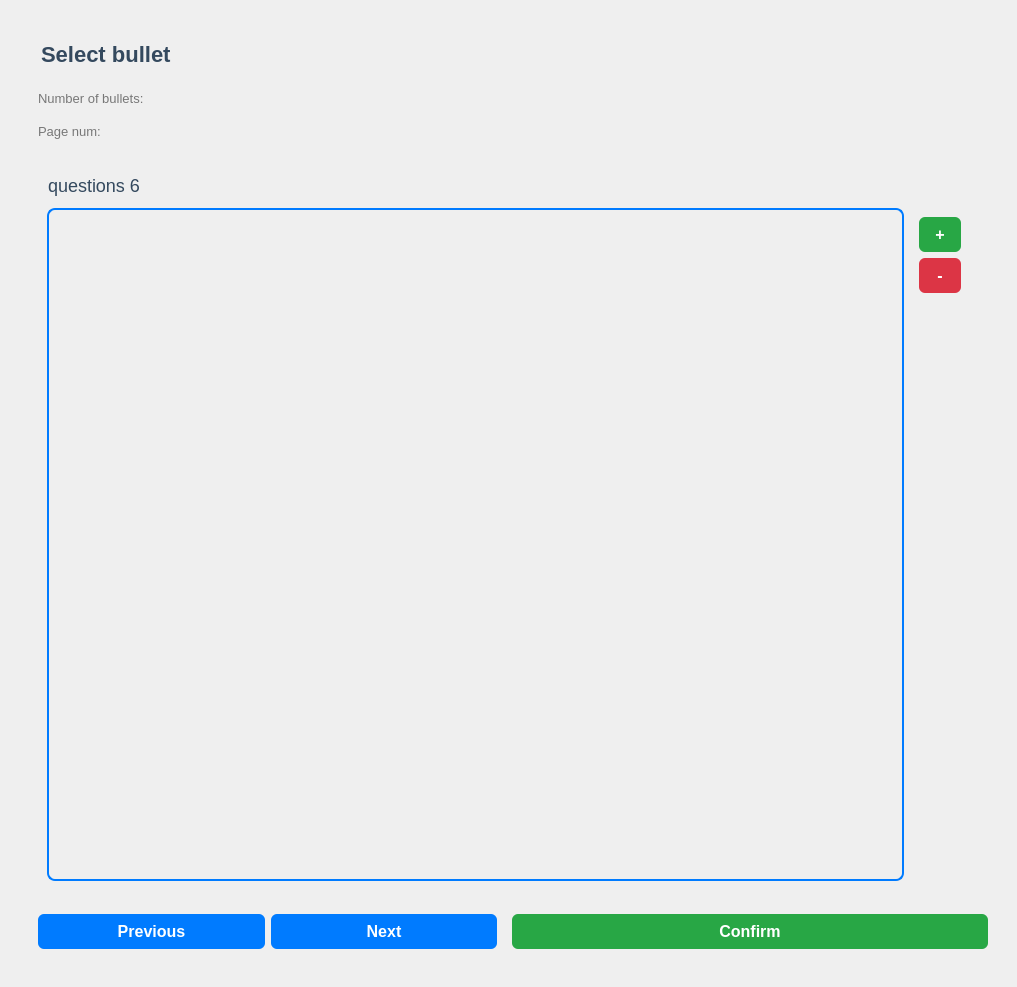
<?xml version="1.0" encoding="UTF-8"?>
<ui version="4.0">
 <class>Form</class>
 <widget class="QWidget" name="Form">
  <property name="geometry">
   <rect>
    <x>0</x>
    <y>0</y>
    <width>1017</width>
    <height>987</height>
   </rect>
  </property>
  <property name="windowTitle">
   <string>Change the questions</string>
  </property>
  <property name="styleSheet">
   <string notr="true">/* Modern Light Theme */

/* Style for QCheckBox */
QCheckBox {
    font-size: 14px;
    color: #2C3E50; /* Slightly darker text for better readability */
    padding: 6px;
}

QCheckBox::indicator {
    width: 20px;
    height: 20px;
    border-radius: 4px;
    border: 1px solid #BDC3C7; /* Light gray border */
    background-color: #ECF0F1; /* Light background color */
}

QCheckBox::indicator:unchecked:hover {
    background-color: #D5DBDB; /* Slightly darker on hover */
}

QCheckBox::indicator:checked {
    background-color: #3498DB; /* Blue color when checked */
    border: none;
}

/* Style for QTabWidget */
QTabWidget::pane {
    border: 1px solid #D6DBDF; /* Light border around the tab content */
    background-color: #FAFAFA; /* Light background */
}

QTabBar::tab {
    background: #F2F3F4; /* Light gray background for tabs */
    border: 1px solid #D6DBDF;
    padding: 8px 20px;
    margin-right: 3px;
    font-size: 14px;
    color: #2C3E50; /* Darker text color for better contrast */
    border-top-left-radius: 6px;
    border-top-right-radius: 6px;
}

QTabBar::tab:selected {
    background: #FFFFFF; /* White background for the selected tab */
    color: #1A5276; /* Darker blue for selected tab text */
    border-bottom-color: transparent; /* Removes the bottom border of the selected tab */
}

QTabBar::tab:hover {
    background: #E5E8E8; /* Light gray on hover */
}

/* Style for QLabel */
QLabel {
    font-size: 18px;

    color: #34495E; /* Darker text color */
    padding: 6px;
    /* background-color: #FFFFFF; /* White background for a clean look */
	background-color: None; 
}
QLabel#bullet_num {
    font-size: 13px;
	color: #777;
}
QLabel#page_num {
    font-size: 13px;
	color: #777;
}
QLabel#instruciton {
    font-size: 22px;
}

QLabel#title {
    font-size: 18px;
    font-weight: bold;
    color: #1C2833; /* Darker, bold title */
    padding: 12px 0;
    background-color: #F7F9F9; /* Slightly off-white background for the title */
}
/* Modern Green Confirm Button */

QPushButton#confirm_btn {
    background-color: #28A745; /* Modern green color */
    color: #FFFFFF; /* White text */
    font-size: 16px;
    padding: 8px 16px;
    border: none;
    border-radius: 6px; /* Rounded corners for a modern look */
    font-weight: bold;
}

QPushButton#confirm_btn:hover {
    background-color: #218838; /* Darker green on hover */
}

QPushButton#confirm_btn:pressed {
    background-color: #1E7E34; /* Even darker green when pressed */
    padding-top: 10px; /* Slightly shifts down when pressed for a tactile effect */
    padding-bottom: 6px; /* Compensates for the shift */
}

QPushButton#confirm_btn:disabled {
    background-color: #A9DFBF; /* Light green when disabled */
    color: #E9ECEF; /* Light gray text */
    border: 1px solid #C3E6CB; /* Light green border when disabled */
}
/* next btn */
/* Modern Blue Next Button */

QPushButton#next_btn,
QPushButton#pre_btn {
    background-color: #007BFF; /* Modern blue color */
    color: #FFFFFF; /* White text */
    font-size: 16px;
    padding: 8px 16px;
    border: none;
    border-radius: 6px; /* Rounded corners for a modern look */
    font-weight: bold;
}

QPushButton#next_btn:hover,
QPushButton#pre_btn:hover{
    background-color: #0069D9; /* Darker blue on hover */
}

QPushButton#next_btn:pressed,
QPushButton#pre_btn:pressed {
    background-color: #0056B3; /* Even darker blue when pressed */
    padding-top: 10px; /* Slightly shifts down when pressed for a tactile effect */
    padding-bottom: 6px; /* Compensates for the shift */
}

QPushButton#next_btn:disabled,
QPushButton#pre_btn:disabled  {
    background-color: #B8DAFF; /* Light blue when disabled */
    color: #E9ECEF; /* Light gray text */
    border: 1px solid #A3C8F0; /* Light blue border when disabled */
}


/* -------------------------------- */
/* Add Button */
QPushButton#add_btn {
    background-color: #28A745; /* Modern green color for add */
    color: #FFFFFF; /* White text */
    font-size: 16px;
    padding: 8px 16px;
    border: none;
    border-radius: 6px; /* Rounded corners */
    font-weight: bold;
}

/* ----------------------------------------*/
/* Add Button */
QPushButton#add_btn_1,
QPushButton#add_btn_2,
QPushButton#add_btn_3,
QPushButton#add_btn_4,
QPushButton#add_btn_5,
QPushButton#add_btn_6,
QPushButton#add_btn_7 {
    background-color: #28A745; /* Modern green color for add */
    color: #FFFFFF; /* White text */
    font-size: 16px;
    padding: 8px 16px;
    border: none;
    border-radius: 6px; /* Rounded corners */
    font-weight: bold;
}

QPushButton#add_btn_1:hover,
QPushButton#add_btn_2:hover,
QPushButton#add_btn_3:hover,
QPushButton#add_btn_4:hover,
QPushButton#add_btn_5:hover,
QPushButton#add_btn_6:hover,
QPushButton#add_btn_7:hover {
    background-color: #218838; /* Darker green on hover */
}

QPushButton#add_btn_1:pressed,
QPushButton#add_btn_2:pressed,
QPushButton#add_btn_3:pressed,
QPushButton#add_btn_4:pressed,
QPushButton#add_btn_5:pressed,
QPushButton#add_btn_6:pressed,
QPushButton#add_btn_7:pressed {
    background-color: #1E7E34; /* Even darker green when pressed */
    padding-top: 10px; /* Simulates button press effect */
    padding-bottom: 6px;
}


/* Remove Button */
QPushButton#remove_btn_1,
QPushButton#remove_btn_2,
QPushButton#remove_btn_3,
QPushButton#remove_btn_4,
QPushButton#remove_btn_5,
QPushButton#remove_btn_6,
QPushButton#remove_btn_7 {
    background-color: #DC3545; /* Modern red color for remove */
    color: #FFFFFF; /* White text */
    font-size: 16px;
    padding: 8px 16px;
    border: none;
    border-radius: 6px; /* Rounded corners */
    font-weight: bold;
}

QPushButton#remove_btn_1:hover,
QPushButton#remove_btn_2:hover,
QPushButton#remove_btn_3:hover,
QPushButton#remove_btn_4:hover,
QPushButton#remove_btn_5:hover,
QPushButton#remove_btn_6:hover,
QPushButton#remove_btn_7:hover {
    background-color: #C82333; /* Darker red on hover */
}

QPushButton#remove_btn_1:pressed,
QPushButton#remove_btn_2:pressed,
QPushButton#remove_btn_3:pressed,
QPushButton#remove_btn_4:pressed,
QPushButton#remove_btn_5:pressed,
QPushButton#remove_btn_6:pressed,
QPushButton#remove_btn_7:pressed {
    background-color: #BD2130; /* Even darker red when pressed */
    padding-top: 10px; /* Simulates button press effect */
    padding-bottom: 6px;
}

QFrame {
    border: none;
    background-color: transparent; /* Optional: If you want a transparent background */
}

QFrame#question_frame_1,
QFrame#question_frame_2,
QFrame#question_frame_3,
QFrame#question_frame_4,
QFrame#question_frame_5,
QFrame#question_frame_6 {
    border: none; /* Removes all borders */
    /* border-bottom: 2px solid #000000; /* Adds a 2px solid blue bottom border */
    background-color: transparent; /* Optional: Set the background color to transparent */
    border-radius: 0px; /* Ensures no rounded corners at the bottom */
}
QListWidget::item:selected:active {
    background-color: white; /* Set highlight color to white during editing */
    color: black; /* Change text color to black for visibility */
}

QListWidget::item:selected {
    background-color: #3B82F6; /* Keep the normal selected item highlight color */
    color: white; /* Normal selected text color */
}

QListWidget {
     border: 2px solid #007BFF; /* Blue border */
     border-radius: 8px;        /* Rounded corners */
     padding: 5px;              /* Inner padding */
     /* background-color: #F0F8FF; /* Light background color */
 }</string>
  </property>
  <layout class="QVBoxLayout" name="verticalLayout_38">
   <item>
    <widget class="QFrame" name="frame">
     <property name="frameShape">
      <enum>QFrame::Shape::StyledPanel</enum>
     </property>
     <property name="frameShadow">
      <enum>QFrame::Shadow::Raised</enum>
     </property>
     <layout class="QVBoxLayout" name="verticalLayout_33">
      <item>
       <widget class="QFrame" name="frame_2">
        <property name="frameShape">
         <enum>QFrame::Shape::StyledPanel</enum>
        </property>
        <property name="frameShadow">
         <enum>QFrame::Shadow::Raised</enum>
        </property>
        <layout class="QVBoxLayout" name="verticalLayout_3">
         <item>
          <widget class="QLabel" name="instruciton">
           <property name="sizePolicy">
            <sizepolicy hsizetype="Preferred" vsizetype="Maximum">
             <horstretch>0</horstretch>
             <verstretch>0</verstretch>
            </sizepolicy>
           </property>
           <property name="minimumSize">
            <size>
             <width>0</width>
             <height>50</height>
            </size>
           </property>
           <property name="baseSize">
            <size>
             <width>0</width>
             <height>100</height>
            </size>
           </property>
           <property name="font">
            <font>
             <pointsize>-1</pointsize>
             <bold>true</bold>
            </font>
           </property>
           <property name="text">
            <string>Select bullet</string>
           </property>
          </widget>
         </item>
         <item>
          <widget class="QLabel" name="bullet_num">
           <property name="font">
            <font>
             <pointsize>-1</pointsize>
             <italic>false</italic>
             <bold>false</bold>
            </font>
           </property>
           <property name="text">
            <string>Number of bullets: </string>
           </property>
          </widget>
         </item>
         <item>
          <widget class="QLabel" name="page_num">
           <property name="text">
            <string>Page num: </string>
           </property>
          </widget>
         </item>
        </layout>
       </widget>
      </item>
      <item>
       <widget class="QStackedWidget" name="stackedWidget">
        <property name="currentIndex">
         <number>5</number>
        </property>
        <widget class="QWidget" name="stack1">
         <layout class="QVBoxLayout" name="verticalLayout_4">
          <item>
           <widget class="QFrame" name="question_frame_1">
            <property name="frameShape">
             <enum>QFrame::Shape::StyledPanel</enum>
            </property>
            <property name="frameShadow">
             <enum>QFrame::Shadow::Raised</enum>
            </property>
            <layout class="QVBoxLayout" name="verticalLayout_8">
             <property name="topMargin">
              <number>0</number>
             </property>
             <property name="bottomMargin">
              <number>0</number>
             </property>
             <item>
              <widget class="QLabel" name="q_title_1">
               <property name="text">
                <string>questions 1 </string>
               </property>
              </widget>
             </item>
             <item>
              <widget class="QFrame" name="frame_1_1">
               <property name="frameShape">
                <enum>QFrame::Shape::StyledPanel</enum>
               </property>
               <property name="frameShadow">
                <enum>QFrame::Shadow::Raised</enum>
               </property>
               <layout class="QHBoxLayout" name="horizontalLayout">
                <property name="topMargin">
                 <number>0</number>
                </property>
                <property name="bottomMargin">
                 <number>0</number>
                </property>
                <item>
                 <widget class="QListWidget" name="q_bullets_1"/>
                </item>
                <item>
                 <widget class="QFrame" name="frame_1_2">
                  <property name="frameShape">
                   <enum>QFrame::Shape::StyledPanel</enum>
                  </property>
                  <property name="frameShadow">
                   <enum>QFrame::Shadow::Raised</enum>
                  </property>
                  <layout class="QVBoxLayout" name="verticalLayout">
                   <item>
                    <widget class="QPushButton" name="add_btn_1">
                     <property name="styleSheet">
                      <string notr="true"/>
                     </property>
                     <property name="text">
                      <string>+</string>
                     </property>
                    </widget>
                   </item>
                   <item>
                    <widget class="QPushButton" name="remove_btn_1">
                     <property name="text">
                      <string>-</string>
                     </property>
                    </widget>
                   </item>
                   <item>
                    <spacer name="verticalSpacer_2">
                     <property name="orientation">
                      <enum>Qt::Orientation::Vertical</enum>
                     </property>
                     <property name="sizeHint" stdset="0">
                      <size>
                       <width>20</width>
                       <height>40</height>
                      </size>
                     </property>
                    </spacer>
                   </item>
                  </layout>
                 </widget>
                </item>
               </layout>
              </widget>
             </item>
            </layout>
           </widget>
          </item>
         </layout>
        </widget>
        <widget class="QWidget" name="stack2">
         <layout class="QVBoxLayout" name="verticalLayout_5">
          <item>
           <widget class="QFrame" name="question_frame_2">
            <property name="frameShape">
             <enum>QFrame::Shape::StyledPanel</enum>
            </property>
            <property name="frameShadow">
             <enum>QFrame::Shadow::Raised</enum>
            </property>
            <layout class="QVBoxLayout" name="verticalLayout_9">
             <property name="topMargin">
              <number>0</number>
             </property>
             <property name="bottomMargin">
              <number>0</number>
             </property>
             <item>
              <widget class="QLabel" name="q_title_2">
               <property name="text">
                <string>questions 2</string>
               </property>
              </widget>
             </item>
             <item>
              <widget class="QFrame" name="frame_2_1">
               <property name="frameShape">
                <enum>QFrame::Shape::StyledPanel</enum>
               </property>
               <property name="frameShadow">
                <enum>QFrame::Shadow::Raised</enum>
               </property>
               <layout class="QHBoxLayout" name="horizontalLayout_4">
                <property name="topMargin">
                 <number>0</number>
                </property>
                <property name="bottomMargin">
                 <number>0</number>
                </property>
                <item>
                 <widget class="QListWidget" name="q_bullets_2"/>
                </item>
                <item>
                 <widget class="QFrame" name="frame_2_2">
                  <property name="frameShape">
                   <enum>QFrame::Shape::StyledPanel</enum>
                  </property>
                  <property name="frameShadow">
                   <enum>QFrame::Shadow::Raised</enum>
                  </property>
                  <layout class="QVBoxLayout" name="verticalLayout_2">
                   <item>
                    <widget class="QPushButton" name="add_btn_2">
                     <property name="text">
                      <string>+</string>
                     </property>
                    </widget>
                   </item>
                   <item>
                    <widget class="QPushButton" name="remove_btn_2">
                     <property name="text">
                      <string>-</string>
                     </property>
                    </widget>
                   </item>
                   <item>
                    <spacer name="verticalSpacer_6">
                     <property name="orientation">
                      <enum>Qt::Orientation::Vertical</enum>
                     </property>
                     <property name="sizeHint" stdset="0">
                      <size>
                       <width>20</width>
                       <height>40</height>
                      </size>
                     </property>
                    </spacer>
                   </item>
                  </layout>
                 </widget>
                </item>
               </layout>
              </widget>
             </item>
            </layout>
           </widget>
          </item>
         </layout>
        </widget>
        <widget class="QWidget" name="stack3">
         <layout class="QVBoxLayout" name="verticalLayout_6">
          <item>
           <widget class="QFrame" name="question_frame_3">
            <property name="frameShape">
             <enum>QFrame::Shape::StyledPanel</enum>
            </property>
            <property name="frameShadow">
             <enum>QFrame::Shadow::Raised</enum>
            </property>
            <layout class="QVBoxLayout" name="verticalLayout_25">
             <property name="topMargin">
              <number>0</number>
             </property>
             <property name="bottomMargin">
              <number>0</number>
             </property>
             <item>
              <widget class="QLabel" name="q_title_3">
               <property name="text">
                <string>questions 3</string>
               </property>
              </widget>
             </item>
             <item>
              <widget class="QFrame" name="frame_3_1">
               <property name="frameShape">
                <enum>QFrame::Shape::StyledPanel</enum>
               </property>
               <property name="frameShadow">
                <enum>QFrame::Shadow::Raised</enum>
               </property>
               <layout class="QHBoxLayout" name="horizontalLayout_23">
                <property name="topMargin">
                 <number>0</number>
                </property>
                <property name="bottomMargin">
                 <number>0</number>
                </property>
                <item>
                 <widget class="QListWidget" name="q_bullets_3"/>
                </item>
                <item>
                 <widget class="QFrame" name="frame_3_2">
                  <property name="frameShape">
                   <enum>QFrame::Shape::StyledPanel</enum>
                  </property>
                  <property name="frameShadow">
                   <enum>QFrame::Shadow::Raised</enum>
                  </property>
                  <layout class="QVBoxLayout" name="verticalLayout_30">
                   <item>
                    <widget class="QPushButton" name="add_btn_3">
                     <property name="text">
                      <string>+</string>
                     </property>
                    </widget>
                   </item>
                   <item>
                    <widget class="QPushButton" name="remove_btn_3">
                     <property name="text">
                      <string>-</string>
                     </property>
                    </widget>
                   </item>
                   <item>
                    <spacer name="verticalSpacer_3">
                     <property name="orientation">
                      <enum>Qt::Orientation::Vertical</enum>
                     </property>
                     <property name="sizeHint" stdset="0">
                      <size>
                       <width>20</width>
                       <height>40</height>
                      </size>
                     </property>
                    </spacer>
                   </item>
                  </layout>
                 </widget>
                </item>
               </layout>
              </widget>
             </item>
            </layout>
           </widget>
          </item>
         </layout>
        </widget>
        <widget class="QWidget" name="stack4">
         <layout class="QVBoxLayout" name="verticalLayout_7">
          <item>
           <widget class="QFrame" name="question_frame_4">
            <property name="frameShape">
             <enum>QFrame::Shape::StyledPanel</enum>
            </property>
            <property name="frameShadow">
             <enum>QFrame::Shadow::Raised</enum>
            </property>
            <layout class="QVBoxLayout" name="verticalLayout_31">
             <property name="topMargin">
              <number>0</number>
             </property>
             <property name="bottomMargin">
              <number>0</number>
             </property>
             <item>
              <widget class="QLabel" name="q_title_4">
               <property name="text">
                <string>questions 4</string>
               </property>
              </widget>
             </item>
             <item>
              <widget class="QFrame" name="frame_4_1">
               <property name="frameShape">
                <enum>QFrame::Shape::StyledPanel</enum>
               </property>
               <property name="frameShadow">
                <enum>QFrame::Shadow::Raised</enum>
               </property>
               <layout class="QHBoxLayout" name="horizontalLayout_24">
                <property name="topMargin">
                 <number>0</number>
                </property>
                <property name="bottomMargin">
                 <number>0</number>
                </property>
                <item>
                 <widget class="QListWidget" name="q_bullets_4"/>
                </item>
                <item>
                 <widget class="QFrame" name="frame_4_2">
                  <property name="frameShape">
                   <enum>QFrame::Shape::StyledPanel</enum>
                  </property>
                  <property name="frameShadow">
                   <enum>QFrame::Shadow::Raised</enum>
                  </property>
                  <layout class="QVBoxLayout" name="verticalLayout_32">
                   <item>
                    <widget class="QPushButton" name="add_btn_4">
                     <property name="text">
                      <string>+</string>
                     </property>
                    </widget>
                   </item>
                   <item>
                    <widget class="QPushButton" name="remove_btn_4">
                     <property name="text">
                      <string>-</string>
                     </property>
                    </widget>
                   </item>
                   <item>
                    <spacer name="verticalSpacer_4">
                     <property name="orientation">
                      <enum>Qt::Orientation::Vertical</enum>
                     </property>
                     <property name="sizeHint" stdset="0">
                      <size>
                       <width>20</width>
                       <height>40</height>
                      </size>
                     </property>
                    </spacer>
                   </item>
                  </layout>
                 </widget>
                </item>
               </layout>
              </widget>
             </item>
            </layout>
           </widget>
          </item>
         </layout>
        </widget>
        <widget class="QWidget" name="stack5">
         <layout class="QVBoxLayout" name="verticalLayout_10">
          <item>
           <widget class="QFrame" name="question_frame_5">
            <property name="frameShape">
             <enum>QFrame::Shape::StyledPanel</enum>
            </property>
            <property name="frameShadow">
             <enum>QFrame::Shadow::Raised</enum>
            </property>
            <layout class="QVBoxLayout" name="verticalLayout_34">
             <property name="topMargin">
              <number>0</number>
             </property>
             <property name="bottomMargin">
              <number>0</number>
             </property>
             <item>
              <widget class="QLabel" name="q_title_5">
               <property name="text">
                <string>questions 5</string>
               </property>
              </widget>
             </item>
             <item>
              <widget class="QFrame" name="frame_5_1">
               <property name="frameShape">
                <enum>QFrame::Shape::StyledPanel</enum>
               </property>
               <property name="frameShadow">
                <enum>QFrame::Shadow::Raised</enum>
               </property>
               <layout class="QHBoxLayout" name="horizontalLayout_25">
                <property name="topMargin">
                 <number>0</number>
                </property>
                <property name="bottomMargin">
                 <number>0</number>
                </property>
                <item>
                 <widget class="QListWidget" name="q_bullets_5"/>
                </item>
                <item>
                 <widget class="QFrame" name="frame_5_2">
                  <property name="frameShape">
                   <enum>QFrame::Shape::StyledPanel</enum>
                  </property>
                  <property name="frameShadow">
                   <enum>QFrame::Shadow::Raised</enum>
                  </property>
                  <layout class="QVBoxLayout" name="verticalLayout_35">
                   <item>
                    <widget class="QPushButton" name="add_btn_5">
                     <property name="text">
                      <string>+</string>
                     </property>
                    </widget>
                   </item>
                   <item>
                    <widget class="QPushButton" name="remove_btn_5">
                     <property name="text">
                      <string>-</string>
                     </property>
                    </widget>
                   </item>
                   <item>
                    <spacer name="verticalSpacer_5">
                     <property name="orientation">
                      <enum>Qt::Orientation::Vertical</enum>
                     </property>
                     <property name="sizeHint" stdset="0">
                      <size>
                       <width>20</width>
                       <height>40</height>
                      </size>
                     </property>
                    </spacer>
                   </item>
                  </layout>
                 </widget>
                </item>
               </layout>
              </widget>
             </item>
            </layout>
           </widget>
          </item>
         </layout>
        </widget>
        <widget class="QWidget" name="stack6">
         <layout class="QVBoxLayout" name="verticalLayout_11">
          <item>
           <widget class="QFrame" name="question_frame_6">
            <property name="frameShape">
             <enum>QFrame::Shape::StyledPanel</enum>
            </property>
            <property name="frameShadow">
             <enum>QFrame::Shadow::Raised</enum>
            </property>
            <layout class="QVBoxLayout" name="verticalLayout_36">
             <property name="topMargin">
              <number>0</number>
             </property>
             <property name="bottomMargin">
              <number>0</number>
             </property>
             <item>
              <widget class="QLabel" name="q_title_6">
               <property name="text">
                <string>questions 6</string>
               </property>
              </widget>
             </item>
             <item>
              <widget class="QFrame" name="frame_6_1">
               <property name="frameShape">
                <enum>QFrame::Shape::StyledPanel</enum>
               </property>
               <property name="frameShadow">
                <enum>QFrame::Shadow::Raised</enum>
               </property>
               <layout class="QHBoxLayout" name="horizontalLayout_26">
                <property name="topMargin">
                 <number>0</number>
                </property>
                <property name="bottomMargin">
                 <number>0</number>
                </property>
                <item>
                 <widget class="QListWidget" name="q_bullets_6"/>
                </item>
                <item>
                 <widget class="QFrame" name="frame_6_2">
                  <property name="frameShape">
                   <enum>QFrame::Shape::StyledPanel</enum>
                  </property>
                  <property name="frameShadow">
                   <enum>QFrame::Shadow::Raised</enum>
                  </property>
                  <layout class="QVBoxLayout" name="verticalLayout_37">
                   <item>
                    <widget class="QPushButton" name="add_btn_6">
                     <property name="text">
                      <string>+</string>
                     </property>
                    </widget>
                   </item>
                   <item>
                    <widget class="QPushButton" name="remove_btn_6">
                     <property name="text">
                      <string>-</string>
                     </property>
                    </widget>
                   </item>
                   <item>
                    <spacer name="verticalSpacer">
                     <property name="orientation">
                      <enum>Qt::Orientation::Vertical</enum>
                     </property>
                     <property name="sizeHint" stdset="0">
                      <size>
                       <width>20</width>
                       <height>40</height>
                      </size>
                     </property>
                    </spacer>
                   </item>
                  </layout>
                 </widget>
                </item>
               </layout>
              </widget>
             </item>
            </layout>
           </widget>
          </item>
         </layout>
        </widget>
       </widget>
      </item>
      <item>
       <widget class="QFrame" name="frame_3">
        <property name="frameShape">
         <enum>QFrame::Shape::StyledPanel</enum>
        </property>
        <property name="frameShadow">
         <enum>QFrame::Shadow::Raised</enum>
        </property>
        <layout class="QHBoxLayout" name="horizontalLayout_2">
         <item>
          <widget class="QFrame" name="frame_4">
           <property name="frameShape">
            <enum>QFrame::Shape::StyledPanel</enum>
           </property>
           <property name="frameShadow">
            <enum>QFrame::Shadow::Raised</enum>
           </property>
           <layout class="QHBoxLayout" name="horizontalLayout_3">
            <item>
             <widget class="QPushButton" name="pre_btn">
              <property name="text">
               <string>Previous</string>
              </property>
             </widget>
            </item>
            <item>
             <widget class="QPushButton" name="next_btn">
              <property name="text">
               <string>Next</string>
              </property>
             </widget>
            </item>
           </layout>
          </widget>
         </item>
         <item>
          <widget class="QPushButton" name="confirm_btn">
           <property name="text">
            <string>Confirm</string>
           </property>
          </widget>
         </item>
        </layout>
       </widget>
      </item>
     </layout>
    </widget>
   </item>
  </layout>
 </widget>
 <resources/>
 <connections/>
</ui>
